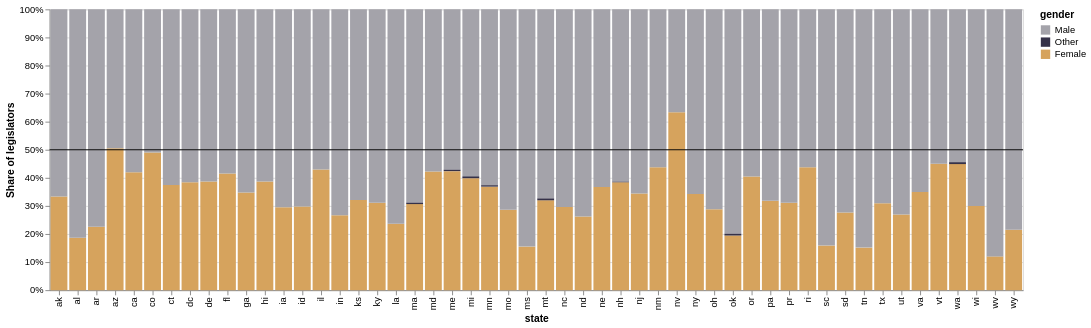

Notebook code for this chart:
### Markdown cell above
### 1.2: Improvements

While it is clear from the first chart that there are more elected officials that are men than women, it is hard to compare across states.

Make the following adjustments:

- Normalize the chart so that each bar is a percentage, allowing for direct comparison across states.
- Since this is US political data, the colors red and blue have a strong meaning, associated with the Republican and Democratic parties. Change the color scheme to avoid red and blue. (I chose #8624f5 for women and #1fc3aa for men based on this article: <https://blog.datawrapper.de/gendercolor/>)
- Two states are very close to 50%, add a line at 50% using a layered chart to make it easier to see if they exceed 50% or not.

Your graph should somewhat resemble *imgs/ex1.2.png*.

### Code cell
def states_by_gender_improved(df):

    counts = (
        legislators_df()
        .groupby(["state", "gender"])
        .size()
        .reset_index(name="count")
    )
    
    chart = alt.Chart(counts).mark_bar().encode(
        x='state',
        y=alt.Y(
            "sum(count):Q",
            stack="normalize",
            axis=alt.Axis(format="%", title="Share of legislators")
        ),
        color=alt.Color(
            "gender:N",
            scale=alt.Scale(
                domain=["Male", "Other", "Female"],
                range=["#a4a3aa", "#353148", "#D6A35D"]
            )
        )
    )

    threshold_line = (
        alt.Chart()
        .mark_rule(color="black")
        .encode(y=alt.datum(0.5))
    )

    return chart + threshold_line

# render chart
states_by_gender_improved(legislators_df())

### Figure 1 — Vega-Lite specification as saved in the notebook (floating-point values rounded to 4 significant figures)
{"config": {"view": {"continuousWidth": 300, "continuousHeight": 300}}, "layer": [{"data": {"name": "data-e05d9ccbe9b6d0d100d2087e546bcfa5"}, "mark": {"type": "bar"}, "encoding": {"color": {"field": "gender", "scale": {"domain": ["Male", "Other", "Female"], "range": ["#a4a3aa", "#353148", "#D6A35D"]}, "type": "nominal"}, "x": {"field": "state", "type": "nominal"}, "y": {"aggregate": "sum", "axis": {"format": "%", "title": "Share of legislators"}, "field": "count", "stack": "normalize", "type": "quantitative"}}}, {"data": {"name": "empty"}, "mark": {"type": "rule", "color": "black"}, "encoding": {"y": {"datum": 0.5}}}], "$schema": "https://vega.github.io/schema/vega-lite/v6.4.1.json", "datasets": {"data-e05d9ccbe9b6d0d100d2087e546bcfa5": [{"state": "ak", "gender": "Female", "count": 20}, {"state": "ak", "gender": "Male", "count": 40}, {"state": "al", "gender": "Female", "count": 26}, {"state": "al", "gender": "Male", "count": 113}, {"state": "ar", "gender": "Female", "count": 30}, {"state": "ar", "gender": "Male", "count": 103}, {"state": "az", "gender": "Female", "count": 45}, {"state": "az", "gender": "Male", "count": 44}, {"state": "ca", "gender": "Female", "count": 50}, {"state": "ca", "gender": "Male", "count": 69}, {"state": "co", "gender": "Female", "count": 49}, {"state": "co", "gender": "Male", "count": 51}, {"state": "ct", "gender": "Female", "count": 70}, {"state": "ct", "gender": "Male", "count": 117}, {"state": "dc", "gender": "Female", "count": 5}, {"state": "dc", "gender": "Male", "count": 8}, {"state": "de", "gender": "Female", "count": 24}, {"state": "de", "gender": "Male", "count": 38}, {"state": "fl", "gender": "Female", "count": 66}, {"state": "fl", "gender": "Male", "count": 93}, {"state": "ga", "gender": "Female", "count": 82}, {"state": "ga", "gender": "Male", "count": 154}, {"state": "hi", "gender": "Female", "count": 29}, {"state": "hi", "gender": "Male", "count": 46}, {"state": "ia", "gender": "Female", "count": 44}, {"state": "ia", "gender": "Male", "count": 105}, {"state": "id", "gender": "Female", "count": 31}, {"state": "id", "gender": "Male", "count": 73}, {"state": "il", "gender": "Female", "count": 76}, {"state": "il", "gender": "Male", "count": 101}, {"state": "in", "gender": "Female", "count": 40}, {"state": "in", "gender": "Male", "count": 110}, {"state": "ks", "gender": "Female", "count": 53}, {"state": "ks", "gender": "Male", "count": 112}, {"state": "ky", "gender": "Female", "count": 43}, {"state": "ky", "gender": "Male", "count": 95}, {"state": "la", "gender": "Female", "count": 34}, {"state": "la", "gender": "Male", "count": 110}, {"state": "ma", "gender": "Female", "count": 61}, {"state": "ma", "gender": "Male", "count": 137}, {"state": "ma", "gender": "Other", "count": 1}, {"state": "md", "gender": "Female", "count": 79}, {"state": "md", "gender": "Male", "count": 108}, {"state": "me", "gender": "Female", "count": 78}, {"state": "me", "gender": "Male", "count": 105}, {"state": "me", "gender": "Other", "count": 1}, {"state": "mi", "gender": "Female", "count": 59}, {"state": "mi", "gender": "Male", "count": 88}, {"state": "mi", "gender": "Other", "count": 1}, {"state": "mn", "gender": "Female", "count": 73}, {"state": "mn", "gender": "Male", "count": 124}, {"state": "mn", "gender": "Other", "count": 1}, {"state": "mo", "gender": "Female", "count": 55}, {"state": "mo", "gender": "Male", "count": 137}, {"state": "ms", "gender": "Female", "count": 27}, {"state": "ms", "gender": "Male", "count": 147}, {"state": "mt", "gender": "Female", "count": 48}, {"state": "mt", "gender": "Male", "count": 101}, {"state": "mt", "gender": "Other", "count": 1}, {"state": "nc", "gender": "Female", "count": 50}, {"state": "nc", "gender": "Male", "count": 119}, {"state": "nd", "gender": "Female", "count": 37}, {"state": "nd", "gender": "Male", "count": 104}, {"state": "ne", "gender": "Female", "count": 18}, {"state": "ne", "gender": "Male", "count": 31}, {"state": "nh", "gender": "Female", "count": 161}, {"state": "nh", "gender": "Male", "count": 257}, {"state": "nh", "gender": "Other", "count": 1}, {"state": "nj", "gender": "Female", "count": 41}, {"state": "nj", "gender": "Male", "count": 78}, {"state": "nm", "gender": "Female", "count": 49}, {"state": "nm", "gender": "Male", "count": 63}, {"state": "nv", "gender": "Female", "count": 38}, {"state": "nv", "gender": "Male", "count": 22}, {"state": "ny", "gender": "Female", "count": 72}, {"state": "ny", "gender": "Male", "count": 138}, {"state": "oh", "gender": "Female", "count": 38}, {"state": "oh", "gender": "Male", "count": 94}, {"state": "ok", "gender": "Female", "count": 29}, {"state": "ok", "gender": "Male", "count": 119}, {"state": "ok", "gender": "Other", "count": 1}, {"state": "or", "gender": "Female", "count": 36}, {"state": "or", "gender": "Male", "count": 53}, {"state": "pa", "gender": "Female", "count": 80}, {"state": "pa", "gender": "Male", "count": 171}, {"state": "pr", "gender": "Female", "count": 24}, {"state": "pr", "gender": "Male", "count": 53}, {"state": "ri", "gender": "Female", "count": 49}, {"state": "ri", "gender": "Male", "count": 63}, {"state": "sc", "gender": "Female", "count": 27}, {"state": "sc", "gender": "Male", "count": 143}, {"state": "sd", "gender": "Female", "count": 29}, {"state": "sd", "gender": "Male", "count": 76}, {"state": "tn", "gender": "Female", "count": 20}, {"state": "tn", "gender": "Male", "count": 112}, {"state": "tx", "gender": "Female", "count": 56}, {"state": "tx", "gender": "Male", "count": 125}, {"state": "ut", "gender": "Female", "count": 28}, {"state": "ut", "gender": "Male", "count": 76}, {"state": "va", "gender": "Female", "count": 49}, {"state": "va", "gender": "Male", "count": 91}, {"state": "vt", "gender": "Female", "count": 81}, {"state": "vt", "gender": "Male", "count": 99}, {"state": "wa", "gender": "Female", "count": 66}, {"state": "wa", "gender": "Male", "count": 80}, {"state": "wa", "gender": "Other", "count": 1}, {"state": "wi", "gender": "Female", "count": 39}, {"state": "wi", "gender": "Male", "count": 91}, {"state": "wv", "gender": "Female", "count": 16}, {"state": "wv", "gender": "Male", "count": 117}, {"state": "wy", "gender": "Female", "count": 20}, {"state": "wy", "gender": "Male", "count": 73}], "empty": [{}]}}
